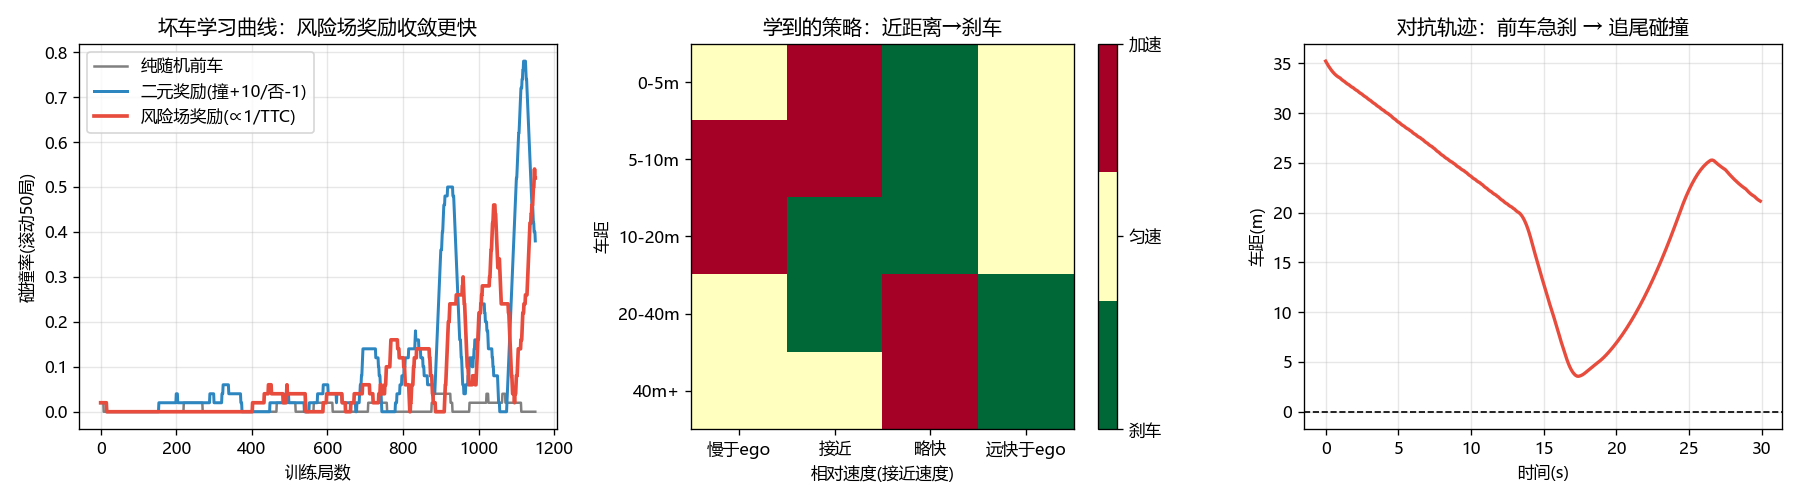

Source code (Python):
# -*- coding: utf-8 -*-
"""
GA2AD 思想小 demo（纯 Python，秒跑，不依赖 UPPAAL/CommonRoad）

演示两件事：
  1. 用「风险场(TTC)」当连续奖励，替代「撞/没撞」的二元奖励 → 坏车学得更快
  2. 让前车(坏车/背景车)「学一个策略」——在什么车距/相对速度下该刹车/加速
     → 学出来的策略 = 「近距离急刹」，正好复现你 sudden_brake 实验的 81.8% 碰撞

场景：一维跟车。ego 是简化版 ISO 15622 ACC（自由流/接近/制动，带反应延迟）。
      前车是「对抗者」，每一步选 刹车/匀速/加速，目标是把 ego 撞了。
"""
import numpy as np
import matplotlib
matplotlib.use('Agg')
import matplotlib.pyplot as plt

plt.rcParams['font.sans-serif'] = ['Microsoft YaHei', 'SimHei']
plt.rcParams['axes.unicode_minus'] = False

# ---- 物理/模型参数（对齐你的 ISO 15622 设定）----
DT = 0.1
CAR_LEN = 4.5
EGO_DESIRED = 25.0      # ego 期望速度
EGO_VMAX = 33.0
REACTION_TIME = 1.0     # 反应延迟(s) —— 碰撞的主因
T_DANGER = 1.0          # 危险 TTC 阈值
A_EMERG = -7.0          # 紧急制动（比前车-6略强）
A_ACCEL = 1.5           # 加速
HEADWAY = 1.2           # 跟车时距(s)
MIN_GAP = 3.0           # 最小跟车距离(m)
LEAD_A = np.array([-6.0, 0.0, 2.0])   # 前车动作: [刹车, 匀速, 加速]

# ---- 状态离散化 ----
GAP_EDGES = [5, 10, 20, 40]          # 车距分 5 档
REL_EDGES = [-1, 1, 5]               # 接近速度分 4 档
N_GAP, N_REL, N_ACT = 5, 4, 3


def ego_accel(gap, v_ego, v_lead):
    """简化 ISO 15622 ACC：跟车模式(目标车距) + 紧急制动(TTC)"""
    rel = v_ego - v_lead
    ttc = gap / rel if rel > 0.01 else 1e9
    if ttc < T_DANGER:
        return A_EMERG                       # 紧急制动
    g_star = MIN_GAP + HEADWAY * v_ego       # 目标跟车距离
    a = 0.4 * (gap - g_star) + 0.7 * (v_lead - v_ego)   # 车距误差 + 速度误差
    return float(np.clip(a, A_EMERG, A_ACCEL))


def state_index(gap, rel):
    g = int(np.digitize(gap, GAP_EDGES))       # 0..4
    r = int(np.digitize(rel, REL_EDGES))       # 0..3
    return g, r


def run_episode(Q, eps, use_risk):
    """跑一局，返回 (是否碰撞, 总奖励)。Q=None 表示纯随机基线。"""
    v_ego = np.random.uniform(18, 26)
    v_lead = np.random.uniform(16, 24)
    gap = np.random.uniform(30, 60)
    x_ego, x_lead = 0.0, gap

    # 反应延迟：ego 的制动命令延迟 REACTION_TIME 生效（环形缓冲）
    delay_steps = int(REACTION_TIME / DT) + 1
    hist = [0.0] * delay_steps

    total = 0.0
    for step in range(300):
        rel = v_ego - v_lead
        g, r = state_index(gap, rel)

        # 前车（对抗者）选动作
        if Q is None:
            act = np.random.randint(N_ACT)
        elif np.random.rand() < eps:
            act = np.random.randint(N_ACT)
        else:
            act = int(np.argmax(Q[g, r]))

        a_lead = LEAD_A[act]
        # ego 选动作（带延迟）
        desired = ego_accel(gap, v_ego, v_lead)
        hist.append(desired)
        a_ego = hist.pop(0)

        # 推进动力学
        v_lead = max(0.0, v_lead + a_lead * DT)
        x_lead += v_lead * DT
        v_ego = max(0.0, min(EGO_VMAX, v_ego + a_ego * DT))
        x_ego += v_ego * DT
        gap = x_lead - x_ego - CAR_LEN

        # 风险场奖励（GA2AD 核心：risk ∝ 1/TTC）
        risk = 0.0
        if rel > 0.01 and gap > 0:
            ttc = gap / rel
            risk = 1.0 / (ttc + 0.3)

        rew = (risk if use_risk else 0.0) - 0.01   # 微小时间惩罚
        done = False
        if gap <= 0:
            rew += 10.0; done = True               # 撞了，大奖励
        elif gap > 100:
            rew -= 5.0; done = True                # 前车跑远，惩罚

        if Q is not None:
            g2, r2 = state_index(max(gap, 0), rel) if not done else (g, r)
            target = rew + (0.0 if done else 0.95 * np.max(Q[g2, r2]))
            Q[g, r, act] += 0.2 * (target - Q[g, r, act])

        total += rew
        if done:
            return gap <= 0, total
    return False, total


def train(use_risk, episodes=800, seed=0):
    np.random.seed(seed)
    Q = np.zeros((N_GAP, N_REL, N_ACT))
    coll = []
    for ep in range(episodes):
        eps = max(0.05, 1.0 - ep / episodes)
        hit, _ = run_episode(Q, eps, use_risk)
        coll.append(1 if hit else 0)
    return Q, np.array(coll)


def rolling(x, w=50):
    return np.convolve(x, np.ones(w) / w, mode='valid')


# ---- 训练两种奖励 ----
Q_risk, coll_risk = train(use_risk=True, episodes=1200)
Q_bin, coll_bin = train(use_risk=False, episodes=1200)

# ---- 随机基线 ----
np.random.seed(123)
coll_rand = []
for _ in range(1200):
    hit, _ = run_episode(None, 0, True)
    coll_rand.append(1 if hit else 0)

print("=== 碰撞率对比（分阶段，看谁学得快）===")
print(f"{'方法':<22}{'前150局':>10}{'中150-300局':>12}{'最后200局':>12}")
print(f"{'纯随机前车':<20}{np.mean(coll_rand[:150]):>11.1%}{np.mean(coll_rand[150:300]):>13.1%}{np.mean(coll_rand[-200:]):>13.1%}")
print(f"{'二元奖励(撞+10/否-1)':<20}{np.mean(coll_bin[:150]):>11.1%}{np.mean(coll_bin[150:300]):>13.1%}{np.mean(coll_bin[-200:]):>13.1%}")
print(f"{'风险场奖励(∝1/TTC)':<20}{np.mean(coll_risk[:150]):>11.1%}{np.mean(coll_risk[150:300]):>13.1%}{np.mean(coll_risk[-200:]):>13.1%}  <- GA2AD")

# ---- 学到的策略解读 ----
GAP_LABELS = ['0-5m', '5-10m', '10-20m', '20-40m', '40m+']
REL_LABELS = ['慢于ego', '接近', '略快', '远快于ego']
ACT_LABELS = ['刹车', '匀速', '加速']
policy = Q_risk.argmax(axis=2)
print("\n=== 坏车学到的策略（每格最优动作）===")
print("         " + "  ".join(f"{l:>7}" for l in REL_LABELS))
for gi in range(N_GAP):
    row = "  ".join(f"{ACT_LABELS[policy[gi, ri]]:>7}" for ri in range(N_REL))
    print(f"{GAP_LABELS[gi]:>6}  {row}")

# ---- 画图 ----
fig, axes = plt.subplots(1, 3, figsize=(15, 4.2))

ax = axes[0]
ax.plot(rolling(coll_rand), label='纯随机前车', color='gray', lw=1.5)
ax.plot(rolling(coll_bin), label='二元奖励(撞+10/否-1)', color='#2E86C1', lw=1.8)
ax.plot(rolling(coll_risk), label='风险场奖励(∝1/TTC)', color='#E74C3C', lw=2.2)
ax.set_xlabel('训练局数'); ax.set_ylabel('碰撞率(滚动50局)')
ax.set_title('坏车学习曲线：风险场奖励收敛更快')
ax.legend(); ax.grid(alpha=0.3)

ax = axes[1]
cmap = plt.get_cmap('RdYlGn_r', 3)
im = ax.imshow(policy, cmap=cmap, vmin=0, vmax=2, aspect='auto')
ax.set_xticks(range(N_REL)); ax.set_xticklabels(REL_LABELS)
ax.set_yticks(range(N_GAP)); ax.set_yticklabels(GAP_LABELS)
ax.set_xlabel('相对速度(接近速度)'); ax.set_ylabel('车距')
ax.set_title('学到的策略：近距离→刹车')
cbar = fig.colorbar(im, ax=ax, ticks=[0, 1, 2])
cbar.ax.set_yticklabels(ACT_LABELS)

ax = axes[2]
# 用学到的最优策略跑一条轨迹，看碰撞过程
np.random.seed(7)
v_ego, v_lead, gap = 25.0, 22.0, 40.0
x_ego, x_lead = 0.0, gap
delay_steps = int(REACTION_TIME / DT) + 1
hist = [0.0] * delay_steps
gaps, ts = [], []
for step in range(300):
    rel = v_ego - v_lead
    g, r = state_index(gap, rel)
    act = int(np.argmax(Q_risk[g, r]))
    a_lead = LEAD_A[act]
    desired = ego_accel(gap, v_ego, v_lead)
    hist.append(desired); a_ego = hist.pop(0)
    v_lead = max(0.0, v_lead + a_lead * DT); x_lead += v_lead * DT
    v_ego = max(0.0, min(EGO_VMAX, v_ego + a_ego * DT)); x_ego += v_ego * DT
    gap = x_lead - x_ego - CAR_LEN
    gaps.append(gap); ts.append(step * DT)
    if gap <= 0:
        break
ax.plot(ts, gaps, color='#E74C3C', lw=2)
ax.axhline(0, color='black', ls='--', lw=1)
ax.set_xlabel('时间(s)'); ax.set_ylabel('车距(m)')
ax.set_title('对抗轨迹：前车急刹 → 追尾碰撞')
ax.grid(alpha=0.3)

plt.tight_layout()
out = r"d:\3study\zh\_归档\GA2AD_demo\ga2ad_demo.png"
plt.savefig(out, dpi=120)
print("\n图已保存:", out)
